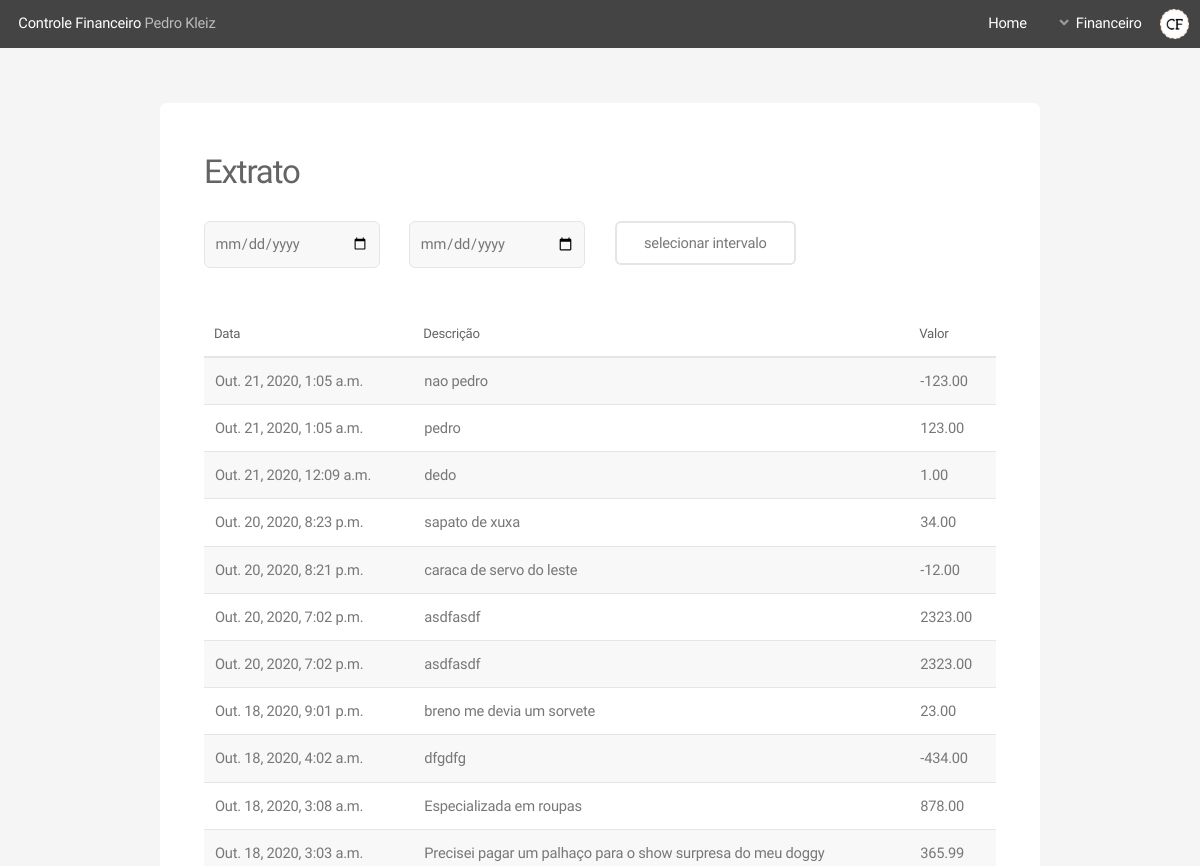
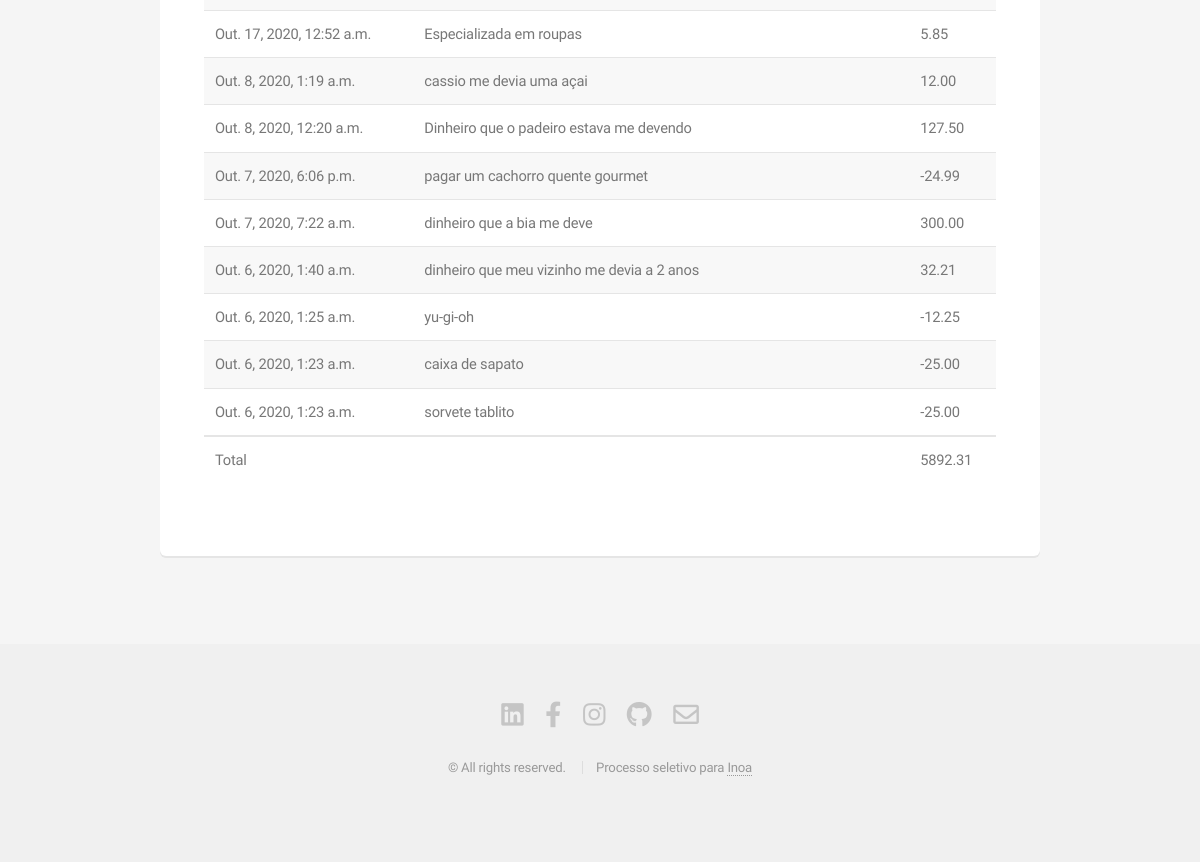
The app's page /statement, older data (2 pictures, top to bottom).
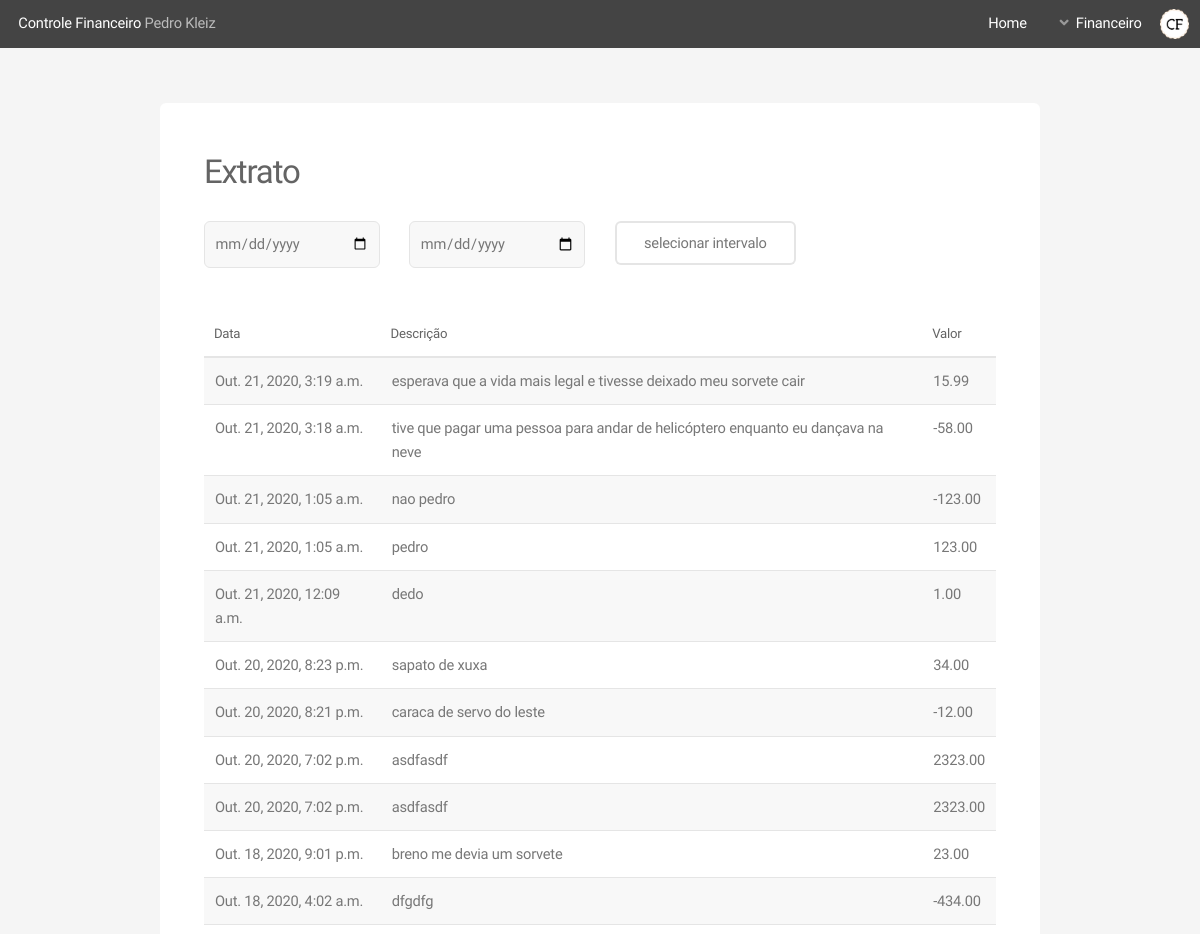
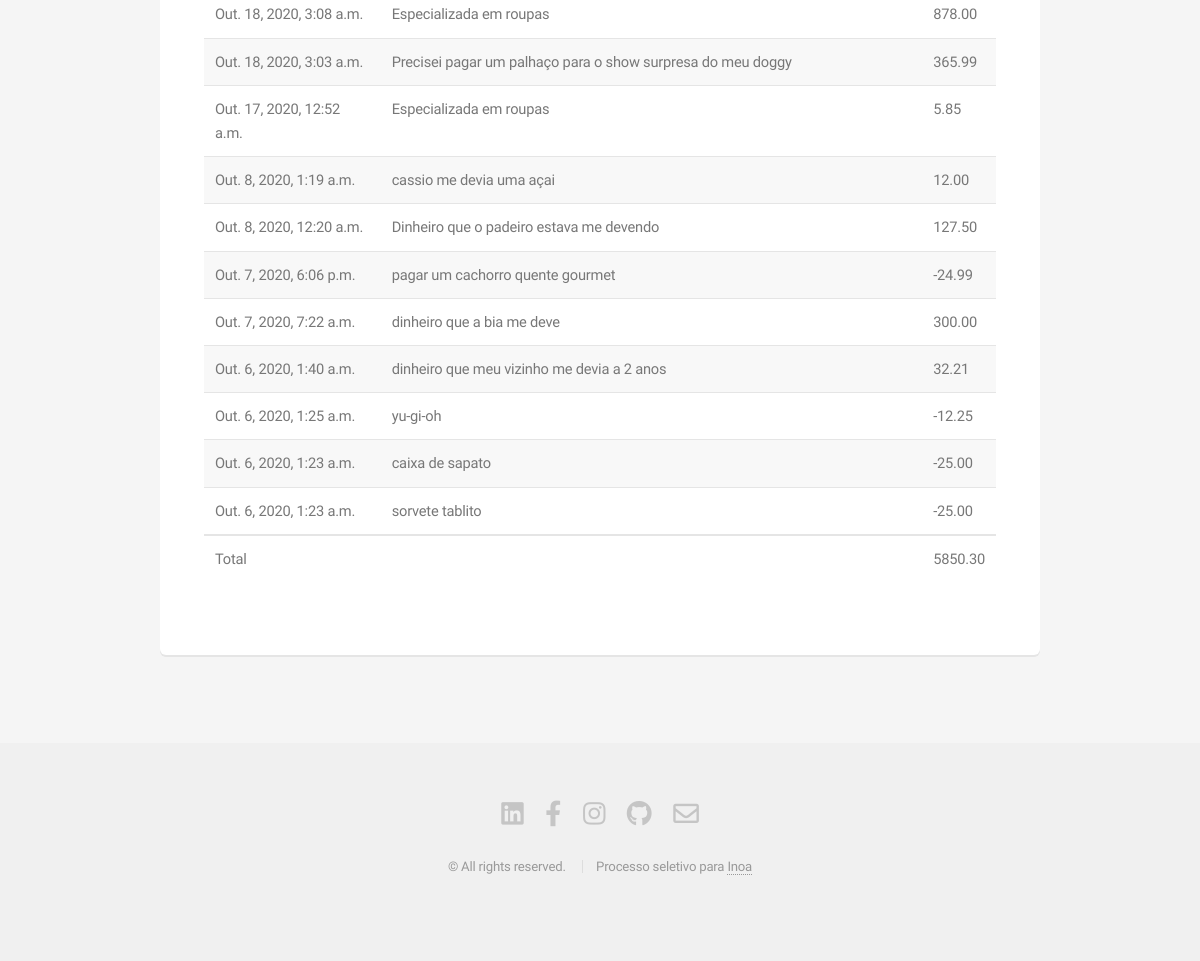
The same page, newer data (2 pictures, top to bottom).
### website/models.py (models this page shows, shortened)
class Withdrawal(models.Model):
    withdrawal_name = models.CharField(max_length=50)
    withdrawal_value = models.DecimalField(
        blank=False, null=False, max_digits=20, decimal_places=2)
    withdrawal_date = models.DateTimeField(auto_now=True)

class Deposit(models.Model):
    deposit_name = models.CharField(max_length=50)
    deposit_value = models.DecimalField(
        blank=False, null=False, max_digits=20, decimal_places=2)
    deposit_date = models.DateTimeField(auto_now=True)

### website/views.py (the view)
# urls.py: path('statement', statement_view, name='statement'),
def statement_view(request):
    withdrawalsValue = Withdrawal.objects.values()
    depositsValue = Deposit.objects.values()
    listOfDictUnordered = list(chain(withdrawalsValue, depositsValue))
    listOfDictOrdered = orderListOfDicts(listOfDictUnordered)
    balance = totalStatement(listOfDictOrdered)
    dicStatementRender = {
        'listOfDictOrdered': listOfDictOrdered, 'balance': balance}
    return render(request, 'statement.html', dicStatementRender)

### website/functions.py (called while the page is built)
def totalStatement(listOfDict):
    totalP = 0
    totalN = 0
    for dicts in listOfDict:
        if(dicts['value'] > 0):
            totalP = totalP + dicts['value']
        if(dicts['value'] < 0):
            totalN = totalN + dicts['value']
    return totalP+totalN

### website/templates/statement.html (shortened to what this page needs)
{% load static %} {% include 'partials/headerBlack.html' %}
<section id="main" class="container">
  <section class="box">
    <header>
      <div class="gtr-uniform gtr-50 col-12">
        <h2>Extrato</h2>
      </div>
      <div class="col-12">
        <form method="post" style="margin-top:3ch" action="{% url 'statementResult' %}">
          <div class="row " class="col-12-mobilep col-12-mobile gtr-50 gtr-uniform">
            <div class="col-3 col-12-mobilep col-12-mobile ">
              <input type="date" class="value-box" name="dateStart" value="">
            </div>
            <div class="col-3 col-12-mobilep col-12-mobile ">
              <input type="date" class="value-box" name="dateEnd" value="">
            </div>
            <div class="col-3 col-12-mobilep col-12-mobile col-6-narrower">
              <input type="submit" class="button alt" value="selecionar intervalo">
            </div>
          </div>
        </form>
      </div>
    </header>
    <br>
    <div class="table-wrapper">
      <table>
        <thead>
          <tr>
            <th>Data</th>
            <th>Descrição</th>
            <th>Valor</th>
          </tr>
        </thead>
        <tbody>
          {% for dict in listOfDictOrdered %}
          <tr>
            <td>{{ dict.date }}</td>
            <td>{{ dict.name }}</td>
            <td>{{ dict.value }}</td>
          </tr>
          {% endfor %}
        </tbody>
        <tfoot>
          <tr>
            <td>Total</td>
            <td colspan="1"></td>
            <td>{{ balance }}</td>
          </tr>
        </tfoot>
      </table>
    </div>
  </section>
</section>
{% include 'partials/footer.html'%}

### website/templates/partials/headerBlack.html (shortened to what this page needs)
{% load static %}
<!DOCTYPE html>
<html>
  <head>
    <link rel="stylesheet" href="{% static 'assets/css/main.css' %}" />
  </head>
  <body class="is-preload">
    <div id="page-wrapper">
      <header id="header">{% include 'partials/linksHeader.html' %}</header>
    </div>
  </body>
</html>

### website/templates/partials/linksHeader.html (shortened to what this page needs)
{% load static %}
<h1><a href="{% url 'index' %}  ">Controle Financeiro</a> Pedro Kleiz</h1>
<nav id="nav">
  <ul>
    <li><a href="{% url 'index' %}">Home</a></li>
    <li>
      <a href="#" class="icon solid fa-angle-down">Financeiro</a>
    </li>
      <img
        href="{% url 'index' %}"
        style="height: 2em; width: 2em; vertical-align: middle"
        src="{% static 'images/logo.png'  %}"
        alt="Responsive image"
      />
  </ul>
</nav>

### website/templates/partials/footer.html (shortened to what this page needs)
{% load static %}
<footer id="footer">
    <ul class="icons">
        <li>
            <a href="https://www.linkedin.com/in/pkleiz/" class="icon brands fa-linkedin"><span class="label">Twitter</span></a>
        </li>
        <li>
            <a href="https://www.facebook.com/pkleiz/" class="icon brands fa-facebook-f"><span class="label">Facebook</span></a>
        </li>
        <li>
            <a href="https://www.instagram.com/pkleiz/" class="icon brands fa-instagram"><span class="label">Instagram</span></a>
        </li>
        <li>
            <a href="https://github.com/pkleiz" class="icon brands fa-github"><span class="label">Github</span></a>
        </li>
        <li>
            <a href="mailto:pkleiz@hotmail.com" class="icon fa-envelope"><span class="label">Envie me uma mensagem</span></a>
        </li>
    </ul>
    <ul class="copyright">
        <li>&copy; All rights reserved.</li>
        <li>Processo seletivo para <a href="https://www.inoa.com.br/">Inoa</a></li>
    </ul>
</footer>
</body>
</html>

Row changes from the older to the newer data that the page shows:
added Deposit: date "Out. 21, 2020, 3:19 a.m.", name "esperava que a vida mais legal e tivesse deixado meu sorvete cair", value "15.99"
added Withdrawal: date "Out. 21, 2020, 3:18 a.m.", name "tive que pagar uma pessoa para andar de helicóptero enquanto eu dançava na neve", value "-58.00"
Text that changed along with them:
{{ balance }}: "5892.31" → "5850.30"
